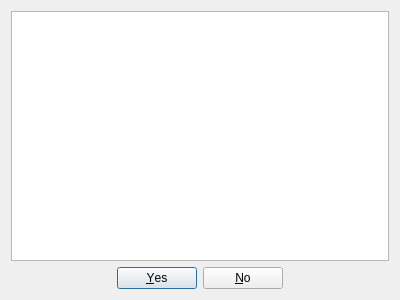
<?xml version="1.0" encoding="UTF-8"?>
<ui version="4.0">
 <class>Dialog</class>
 <widget class="QDialog" name="Dialog">
  <property name="geometry">
   <rect>
    <x>0</x>
    <y>0</y>
    <width>400</width>
    <height>300</height>
   </rect>
  </property>
  <property name="windowTitle">
   <string>Dialog</string>
  </property>
  <layout class="QGridLayout" name="gridLayout">
   <item row="0" column="0">
    <widget class="QTextBrowser" name="textBrowser"/>
   </item>
   <item row="1" column="0">
    <widget class="QDialogButtonBox" name="buttonBox">
     <property name="orientation">
      <enum>Qt::Orientation::Horizontal</enum>
     </property>
     <property name="standardButtons">
      <set>QDialogButtonBox::StandardButton::No|QDialogButtonBox::StandardButton::Yes</set>
     </property>
     <property name="centerButtons">
      <bool>true</bool>
     </property>
    </widget>
   </item>
  </layout>
 </widget>
 <resources/>
 <connections>
  <connection>
   <sender>buttonBox</sender>
   <signal>accepted()</signal>
   <receiver>Dialog</receiver>
   <slot>accept()</slot>
   <hints>
    <hint type="sourcelabel">
     <x>248</x>
     <y>254</y>
    </hint>
    <hint type="destinationlabel">
     <x>157</x>
     <y>274</y>
    </hint>
   </hints>
  </connection>
  <connection>
   <sender>buttonBox</sender>
   <signal>rejected()</signal>
   <receiver>Dialog</receiver>
   <slot>reject()</slot>
   <hints>
    <hint type="sourcelabel">
     <x>316</x>
     <y>260</y>
    </hint>
    <hint type="destinationlabel">
     <x>286</x>
     <y>274</y>
    </hint>
   </hints>
  </connection>
 </connections>
</ui>
